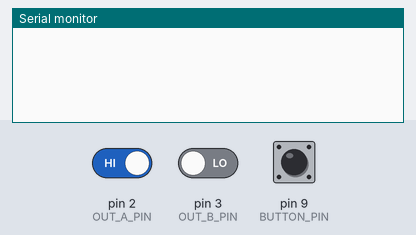
A sketch run on a simulated Arduino Uno, built with avr-gcc and run on an emulated ATmega328P. Parts: the last lines printed to the serial monitor. Inputs (shaded band) come from the test bench; at power-on: pin 2 (OUT_A_PIN) HIGH, pin 9 (BUTTON_PIN) HIGH, pin 3 (OUT_B_PIN) LOW.

Above: at 1.2 s.
1.3 s: pin 2 (OUT_A_PIN) driven LOW
At 2.4 s:
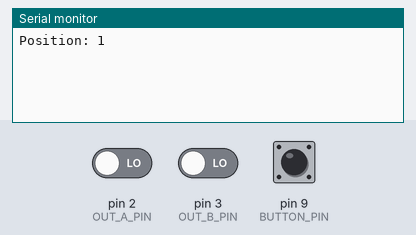
2.8 s: pin 9 (BUTTON_PIN) pulled LOW for 0.15 s
At 3.5 s:
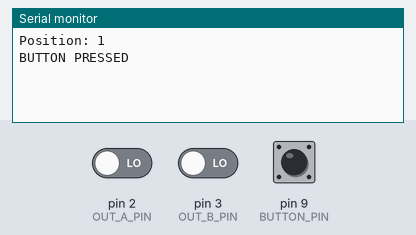
4.4 s: pin 2 (OUT_A_PIN) driven HIGH
At 4.7 s:
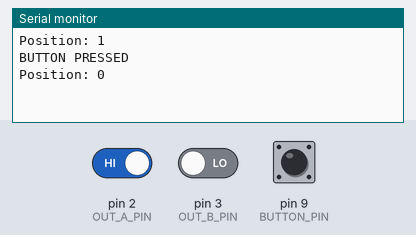

The sketch:

encoder.ino
```cpp
#define OUT_A_PIN  2
#define OUT_B_PIN  3
#define BUTTON_PIN 9

#define MAX_COUNT 100
#define MIN_COUNT 0

volatile int out_A = 0;
volatile int out_B = 0;

int count = 0;
int aState_cur;
int aState_last;

void setup() {
  Serial.begin(9600);

  // Rotary Encoder Pins
  pinMode(OUT_A_PIN, INPUT);
  //attachInterrupt();
  pinMode(OUT_B_PIN, INPUT);
  //attachInterrupt();

  // Push button
  pinMode(BUTTON_PIN, INPUT);
  // Pull high
  digitalWrite(BUTTON_PIN, HIGH);

  aState_last = digitalRead(OUT_A_PIN);
}

void loop() {
  // Encoder Logic
  aState_cur = digitalRead(OUT_A_PIN);
  if(aState_cur != aState_last){
    if(digitalRead(OUT_B_PIN) != aState_cur){
      if(count > MIN_COUNT){
        count--;
      }
    }
    else{
      if(count < MAX_COUNT){
        count++;
      }
    }

    Serial.print("Position: ");
    Serial.println(count);
  }
  aState_last = aState_cur;

  // Button Logic
  if(digitalRead(BUTTON_PIN) == 0){
    Serial.println("BUTTON PRESSED");
    while(digitalRead(BUTTON_PIN) == 0);
  }
}
```

Measured:
- after the input at 1.3 s, the serial monitor: prints a new line at once (image 1)
- after the input at 2.8 s, the serial monitor: prints a new line at once (image 2)
- after the input at 4.4 s, the serial monitor: prints a new line at once (image 3)
